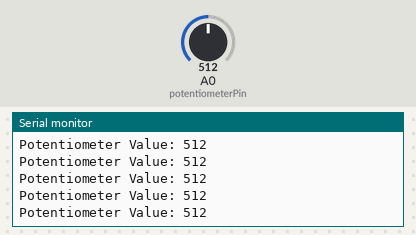
The sketch below on a simulated Arduino Uno, built with avr-gcc and run on an emulated ATmega328P. Parts: the last lines printed to the serial monitor. The test bench sets the inputs (shaded band); at power-on: A0 (potentiometerPin) = 512.

Above: at 1.2 s.
1.3 s: A0 (potentiometerPin) set to 716
At 1.31 s:
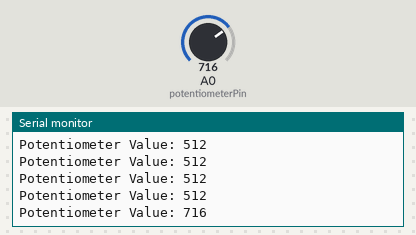
2.8 s: A0 (potentiometerPin) set to 900
At 2.82 s:
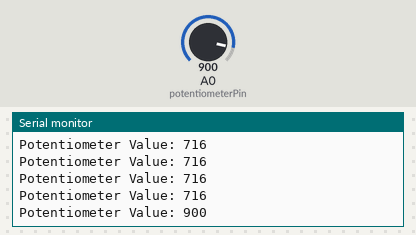
Timing chart, 0 to 5.8 s (numbered marks = the images above; inputs shaded):
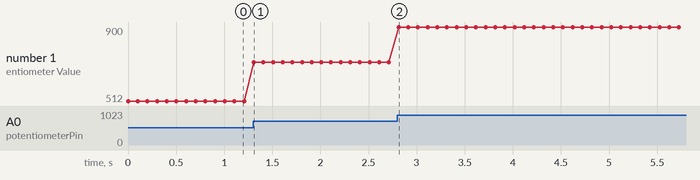

Measured:
- after the input at 1.3 s, the serial monitor: prints a new line at once (image 1)
- after the input at 2.8 s, the serial monitor: prints a new line at once (image 2)
- plotted number 1: 512 → 716 after the input at 1.3 s, 716 → 900 after the input at 2.8 s

The sketch:

analogpotentiometer.ino
```cpp
const int potentiometerPin = A0; // Analog input pin for the potentiometer

void setup()
{
    Serial.begin(9600); // Initialize serial communication for debugging
}

void loop()
{
    // Read the analog value from the potentiometer (0-1023)
    int sensorValue = analogRead(potentiometerPin);

    // Print the sensor value to the serial monitor
    Serial.println("Potentiometer Value: " + String(sensorValue));

    delay(100); // Delay for smoother serial output
}
```
